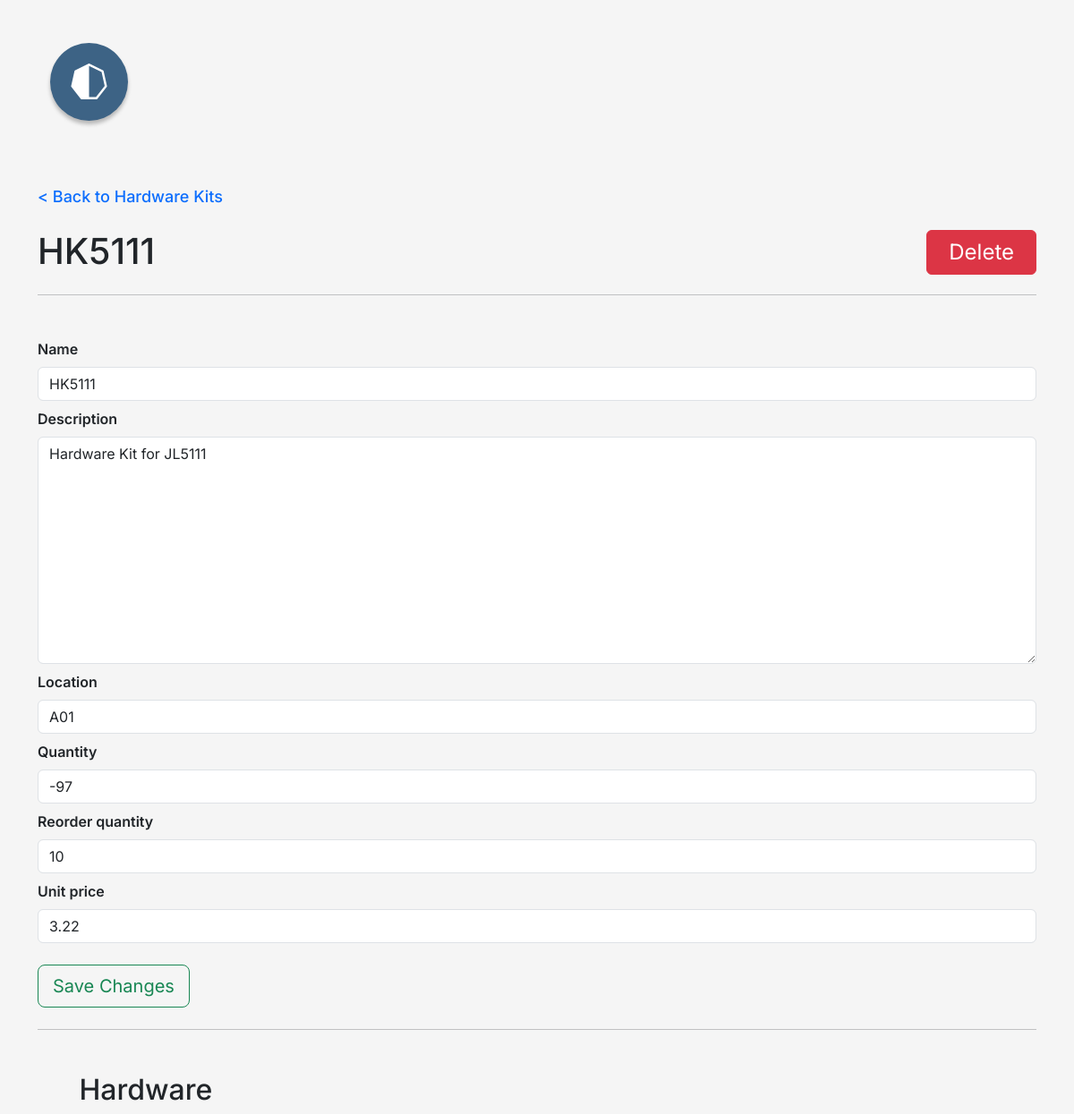
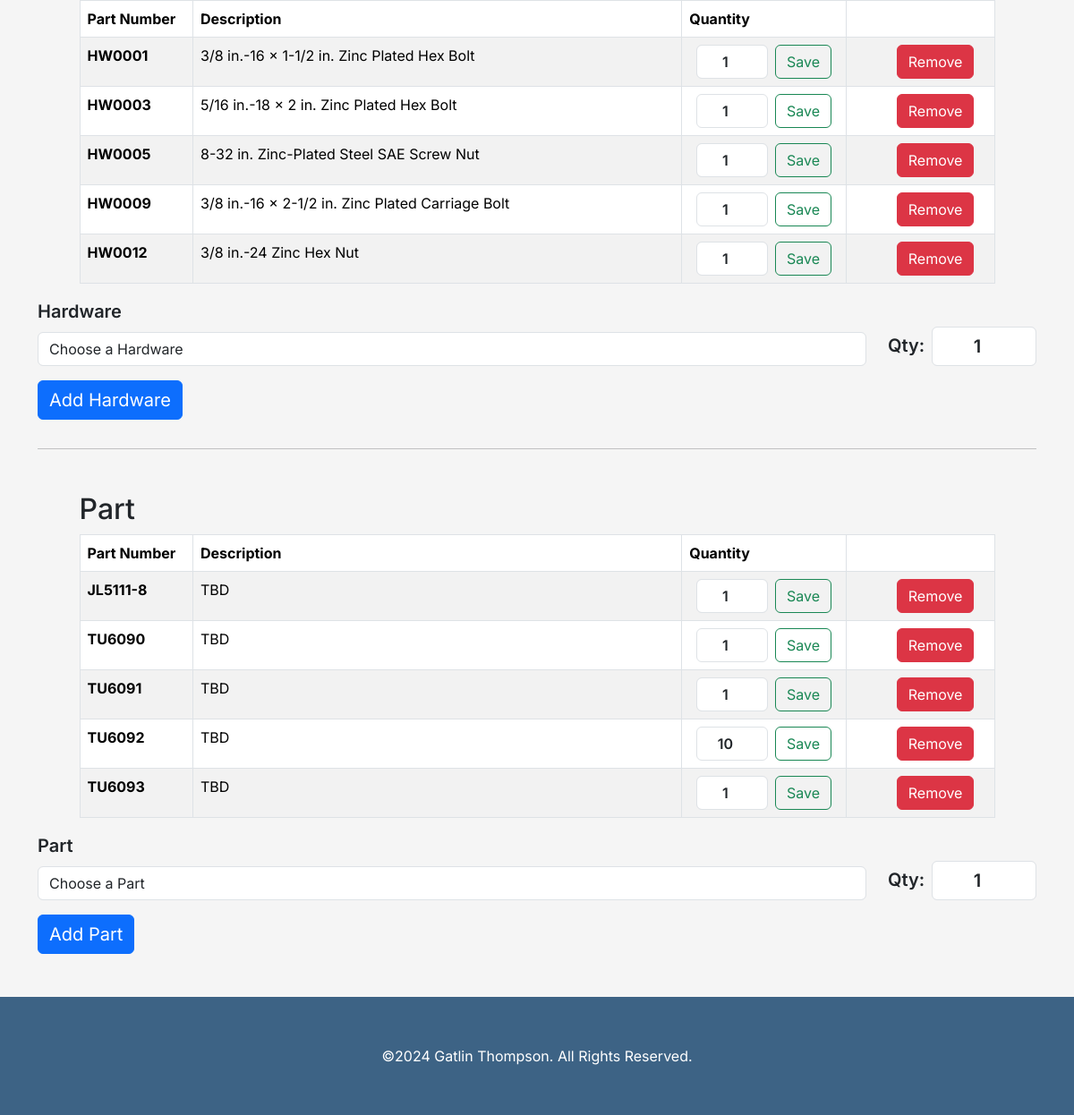
Screenshot of /partsdb/hardwarekit/16 (signed in) with the database file from the repository (2 pictures, top to bottom).
### partsdatabase/models.py (models this page shows)
class HardwareKit(models.Model):
    def __str__(self):
        return self.name
    name = models.CharField(max_length=20, unique=True)
    description = models.TextField(max_length=500)
    location = models.CharField(max_length=10)
    quantity = models.IntegerField(default=0)
    reorder_quantity = models.PositiveIntegerField()
    unit_price = models.DecimalField(decimal_places=2, max_digits=20)
    hardware = models.ManyToManyField(Hardware, through='HardwareKitAssembly')
    part = models.ManyToManyField(Part, through='PartHKAssembly')

class HardwareKitAssembly(models.Model):
    class Meta:
        unique_together = [('hardware_kit', 'hardware')]
        ordering = ['hardware']
    hardware_kit = models.ForeignKey(HardwareKit, on_delete=models.CASCADE)
    hardware = models.ForeignKey(Hardware, on_delete=models.CASCADE)
    quantity = models.PositiveIntegerField(default=1, validators=[MinValueValidator(1)])

class Hardware(models.Model):
    def __str__(self):
        return self.name
    name = models.CharField(max_length=10, unique=True)
    description = models.TextField(max_length=500)
    location = models.CharField(max_length=10, default='A01', blank=True)
    quantity = models.IntegerField()
    reorder_quantity = models.PositiveIntegerField()
    unit_price = models.DecimalField(decimal_places=2, max_digits=20)

class PartHKAssembly(models.Model):
    class Meta:
        unique_together = [('hardware_kit', 'part')]
        ordering = ['part']
    hardware_kit = models.ForeignKey(HardwareKit, on_delete=models.CASCADE)
    part = models.ForeignKey(Part, on_delete=models.CASCADE)
    quantity = models.PositiveIntegerField(default=1, validators=[MinValueValidator(1)])

class Part(models.Model):
    def __str__(self):
        return self.name
    name = models.CharField(max_length=20, unique=True)
    description = models.TextField(max_length=500)
    location = models.CharField(max_length=10, default='A01', blank=True)
    quantity = models.IntegerField()
    reorder_quantity = models.PositiveIntegerField()
    unit_price = models.DecimalField(decimal_places=2, max_digits=20)

### partsdatabase/views.py (the view)
# urls.py: path('hardwarekit/<int:hardwarekit_id>', views.details_hardwarekit, name='details_hardwarekit'),
@login_required
def details_hardwarekit(request, hardwarekit_id):
    hardwarekit = HardwareKit.objects.get(pk=hardwarekit_id)
    hardware_form = HardwareKitAssemblyForm(request.POST or None, hardware_kit=hardwarekit.id)
    part_form = PartHKAssemblyForm(request.POST or None, hardware_kit=hardwarekit.id)
    hk_form = HardwareKitForm(request.POST or None, instance=hardwarekit)
    context = {
        'hardwarekit': hardwarekit,
        'hardware_form': hardware_form,
        'part_form': part_form,
        'hk_form': hk_form,
    }
    return render(request, 'partsdatabase/hardwarekit/hardwarekit_details.html', context)

### partsdatabase/forms.py
class HardwareKitAssemblyForm(forms.ModelForm):
    def __init__(self, *args, hardware_kit=None, **kwargs):
        super().__init__(*args, **kwargs)
        if hardware_kit:
            hk = HardwareKit.objects.get(pk=hardware_kit)
            used_hw = HardwareKitAssembly.objects.filter(hardware_kit=hk).values_list('hardware', flat=True)
            available_hw = Hardware.objects.exclude(pk__in=used_hw)
            self.fields['hardware'].choices = [('', 'Choose a Hardware')] + [
                (hw.id, f"{hw.name}: {hw.description}")
                for hw in available_hw]
    class Meta:
        model = HardwareKitAssembly
        fields = '__all__'
        widgets = {
            'hardware_kit': forms.HiddenInput(),
            'hardware': forms.Select(attrs={'class': 'form-control'}),
            'quantity': forms.NumberInput(attrs={'class': 'form-control fw-semibold fs-5 text-center'})
        }

class PartHKAssemblyForm(forms.ModelForm):
    def __init__(self, *args, hardware_kit=None, **kwargs):
        super().__init__(*args, **kwargs)
        if hardware_kit:
            hk = HardwareKit.objects.get(pk=hardware_kit)
            used_parts = PartHKAssembly.objects.filter(hardware_kit=hk).values_list('part', flat=True)
            available_parts = Part.objects.exclude(pk__in=used_parts)
            self.fields['part'].choices = [('', 'Choose a Part')] + [
                (part.id, f"{part.name}: {part.description}")
                for part in available_parts]
    class Meta:
        model = PartHKAssembly
        fields = '__all__'
        widgets = {'hardware_kit': forms.HiddenInput(),
                   'part': forms.Select(attrs={'class': 'form-control'}),
                   'quantity': forms.NumberInput(attrs={'class': 'form-control fw-semibold fs-5 text-center'})
                   }

### partsdatabase/templates/partsdatabase/hardwarekit/hardwarekit_details.html (shortened to what this page needs)
{%  extends 'partsdatabase/componets/base.html' %}
{%  load static %}
{% block body %}
    <div class="container pt-5">
        <div class="mb-4">
             <a href="{% url 'partsdatabase:hardwarekit' %}" class="back-link"> < Back to Hardware Kits</a>
        </div>
        <div class="d-flex justify-content-between">
            <h1>{{ hardwarekit }}</h1>
            <div>
                {% if user.is_staff %}
                <button class="btn btn-danger px-4 fs-4"
                        data-submit-link="{% url 'partsdatabase:delete_hardwarekit' hardwarekit.id %}"
                        onclick="deleteItem({{ hardwarekit.id }}, `{{ hardwarekit.name }}`, this)">
                    Delete
                </button>
                {% endif %}
            </div>
        </div>
        <hr class="mb-5">
        {% if user.is_staff %}
            {% include 'partsdatabase/hardwarekit/hardwarekit_details_form.html' %}
        {% else %}
            {% include 'partsdatabase/hardwarekit/hk_info.html' %}
        {% endif %}
        <hr class="mb-5">
        {% include 'partsdatabase/hardwarekit/hardware_hk.html' %}
        <hr class="mb-5">
        {%  include 'partsdatabase/hardwarekit/parts_hk.html' %}
    </div>
{% endblock %}

### partsdatabase/templates/partsdatabase/hardwarekit/hardwarekit_details_form.html (shortened to what this page needs)
<section>
    <form method="POST" action="{% url 'partsdatabase:update_hardwarekit' hardwarekit.id %}">
        {% for field in hk_form %}
            <div class="control-form mb-2">
                <label for="{{ field.label.lower }}" class="form-label fw-semibold">{{ field.label }}</label>
                {{ field }}
            </div>
        {% endfor %}
        <div class="my-4">
            <button type="submit" class="btn btn-outline-success btn-lg px-3 fs-5">Save Changes</button>
        </div>
    </form>
</section>

### partsdatabase/templates/partsdatabase/hardwarekit/hardware_hk_table.html (shortened to what this page needs)
<section class="col-11 mx-auto">
    <h2>Hardware</h2>
{% if hardwarekit.hardwarekitassembly_set.all %}
<table class="table table-bordered table-striped">
    <thead>
        <th>Part Number</th>
        <th>Description</th>
        <th>Quantity</th>
        {% if user.is_staff %}
        <th></th>
         {% endif %}
    </thead>
    <tbody>
        {% for hardware in hardwarekit.hardwarekitassembly_set.all  %}
            <tr>
                <td><strong>{{ hardware.hardware }}</strong></td>
                <td class="table-no-overflow hardware-description" style="max-width: 300px;">{{ hardware.hardware.description }}</td>
                <td>
                    {% if user.is_staff %}
                    <form action="{% url 'partsdatabase:hardware_hk_form_edit' hardwarekit_id=hardwarekit.id hardware_id=hardware.id %}" method="POST" class="edit_hk_part_conts d-flex justify-content-center">
                        <div class="d-flex">
                            <input type="number" class="form-control edit_hk_part fw-semibold" name="hardware_qty_{{ hardware.id }}" id="hardware_qty_{{ hardware.id }}" value="{{hardware.quantity }}" min="0" >
                            <button type="submit" class=" ms-2 btn btn-outline-success">Save</button>
                        </div>
                    </form>
                    {% else %}
                        <span class="ps-2">
                            {{ hardware.quantity }}
                        </span>
                    {% endif %}
                </td>
                {% if user.is_staff %}
                <td><a href="{% url 'partsdatabase:hardware_hk_form_delete' hardwarekit_id=hardwarekit.id hardware_id=hardware.id %}" class="btn btn-danger ms-5 delete_btn_static">Remove</a></td>
                {% endif %}
            </tr>
        {% endfor %}
    </tbody>
</table>
{% else %}
    <hr>
    <p class="fs-4 text-secondary">No hardware currently in hardware kit.</p>
{% endif %}
</section>

### partsdatabase/templates/partsdatabase/hardwarekit/part_hk_table.html (shortened to what this page needs)
<section class="col-11 mx-auto">
    <h2>Part</h2>
{% if hardwarekit.parthkassembly_set.all %}
<table class="table table-bordered table-striped">
    <thead>
        <th>Part Number</th>
        <th>Description</th>
        <th>Quantity</th>
        {% if user.is_staff %}
        <th></th>
        {%  endif %}
    </thead>
    <tbody>
        {% for part in hardwarekit.parthkassembly_set.all  %}
            <tr>
                <td><strong>{{ part.part }}</strong></td>
                <td class="table-no-overflow hardware-description" style="max-width: 300px;">{{ part.part.description }}</td>
                <td>
                    {% if user.is_staff %}
                    <form action="{% url 'partsdatabase:part_hk_form_edit' hardwarekit_id=hardwarekit.id part_id=part.id %}" method="POST" class="edit_hk_part_conts d-flex justify-content-center">
                        <div class="d-flex">
                            <input type="number" class="form-control edit_hk_part fw-semibold" name="part_qty_{{ part.id }}" id="part_qty_{{ part.id }}" value="{{ part.quantity }}" min="0" >
                            <button type="submit" class=" ms-2 btn btn-outline-success">Save</button>
                        </div>
                    </form>
                        {% else %}
                        <span class="ps-2">
                            {{ part.quantity }}
                        </span>
                        {% endif %}
                </td>
                {% if user.is_staff %}
                <td><a href="{% url 'partsdatabase:part_hk_form_delete' hardwarekit_id=hardwarekit.id part_id=part.id %}" class="btn btn-danger ms-5 delete_btn_static">Remove</a></td>
                {%  endif %}
            </tr>
        {% endfor %}
    </tbody>
</table>
{% else %}
    <hr>
    <p class="fs-4 text-secondary">No part currently in hardware kit.</p>
{% endif %}
</section>

### partsdatabase/static/style/style.css (style rules this page uses)
:root { --dark-blue: #3D6385; --gray: #D0D0D0; --white: #FFF; --light-gray: #F5F5F5; --light-blue: #51BDD4; --darker-red: #D23434; --bland-green: #6BCA74; --bladn-gray: #F9F9F9; --hot-pink: #e670bd; box-sizing: border-box; font-size: 16px; margin: 0; padding: 0; }
body { background-color: var(--light-gray); display: flex; flex-flow: column nowrap; }
.table-no-overflow { white-space: nowrap; overflow: hidden; text-overflow: ellipsis; min-width: 500px; }
div.control-form > input, div.control-form > textarea { display: block; width: 100%; padding: 0.375rem 0.75rem; font-size: 1rem; font-weight: 400; line-height: 1.5; color: #212529; -webkit-appearance: none; -moz-appearance: none; appearance: none; background-color: #fff; background-clip: padding-box; border: 1px solid #dee2e6; border-radius: 0.375em; transition: border-color .15s ease-in-out, box-shadow .15s ease-in-out; }
.back-link { font-size: 18px; text-decoration: none; font-weight: 500; color: #0d6efd; }
.edit_hk_part { max-width: 80px; text-align: center; }

### rows the page displays
HardwareKit: name "HK5111", hk_form "HK5111" "Hardware Kit for JL5111" "A01" "-97" "10" "3.22"
HardwareKitAssembly: hardware "HW0001", hardware.description "3/8 in.-16 x 1-1/2 in. Zinc Plated Hex Bolt", quantity "1"
HardwareKitAssembly: hardware "HW0003", hardware.description "5/16 in.-18 x 2 in. Zinc Plated Hex Bolt", quantity "1"
HardwareKitAssembly: hardware "HW0005", hardware.description "8-32 in. Zinc-Plated Steel SAE Screw Nut", quantity "1"
HardwareKitAssembly: hardware "HW0009", hardware.description "3/8 in.-16 x 2-1/2 in. Zinc Plated Carriage Bolt", quantity "1"
HardwareKitAssembly: hardware "HW0012", hardware.description "3/8 in.-24 Zinc Hex Nut", quantity "1"
PartHKAssembly: part "JL5111-8", part.description "TBD", quantity "1"
PartHKAssembly: part "TU6090", part.description "TBD", quantity "1"
PartHKAssembly: part "TU6091", part.description "TBD", quantity "1"
PartHKAssembly: part "TU6092", part.description "TBD", quantity "10"
PartHKAssembly: part "TU6093", part.description "TBD", quantity "1"

### other values shown
{{ field.label }} "Name" "Description" "Location" "Quantity" "Reorder quantity" "Unit price"
